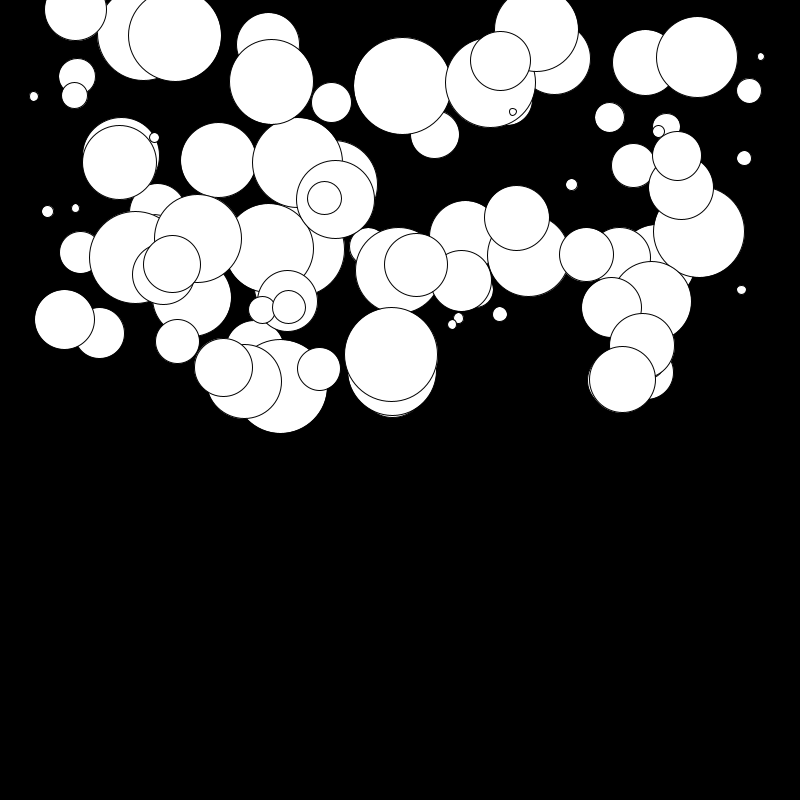
Frame 1 (no input)
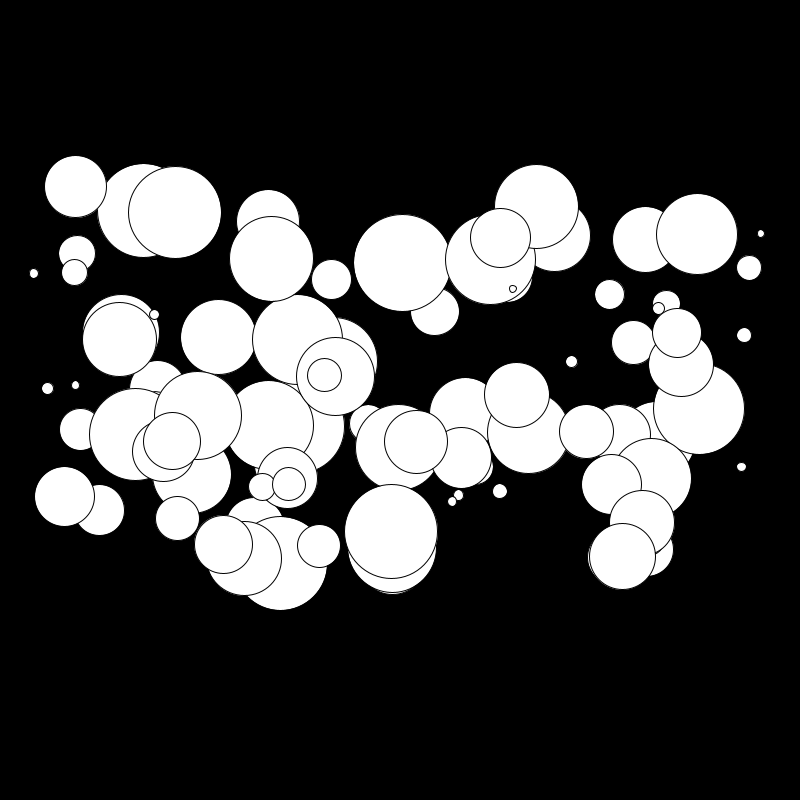
Frame 60 (the mouse pressed at the canvas centre just before this capture)
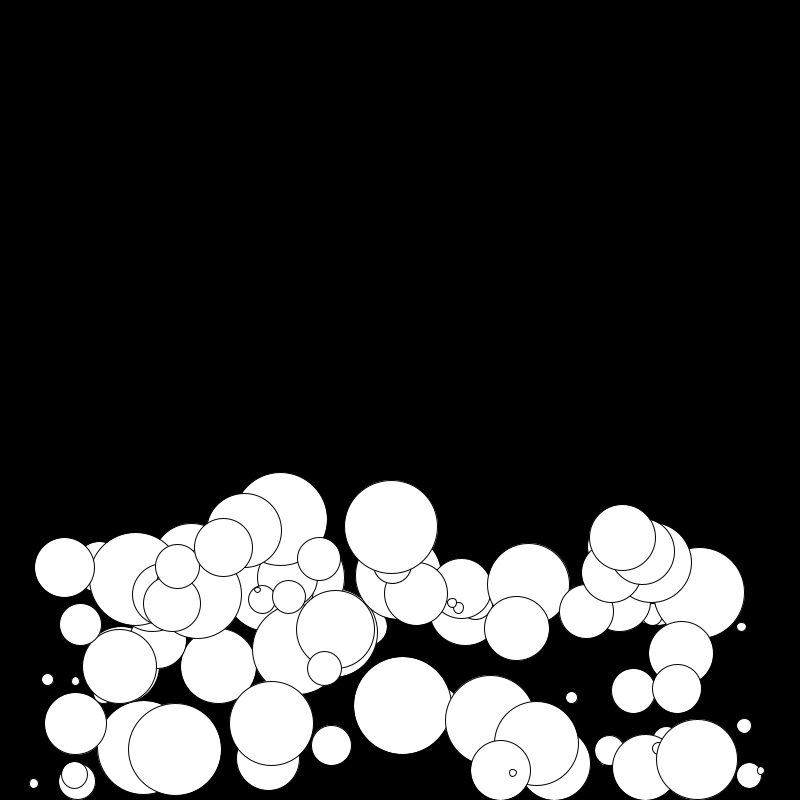
Frame 120 (the mouse held since frame 60 and released just before this capture)

The Processing sketch that drew these frames (run headless with seeded random() and noise(); from frame 60 on, the mouse is pressed at the canvas centre):

// Processing sketch: Gravity_Ball_Objects_2014_12_3
// ── Gravity_Ball_Objects_2014_12_3.pde
Gball[] b = new Gball[100];

void setup() {
  size(800, 800);
  for (int i = 0; i < b.length; i++) {
    b[i] = new Gball();
  }
}

void draw() {
  background(0);
  for (int i = 0; i < b.length; i++) {
    b[i].move();
    b[i].bounce();
    b[i].display();
  }
}

class Gball {
  float sz;
  PVector loc, vel, acc;

  Gball() {
    sz = random(5,100);
    loc = new PVector(random(sz, width -sz), random(height/2));
    vel = new PVector(0, 0);
    acc = new PVector(0, .1);
  }

  void display() {
    ellipse(loc.x, loc.y, sz, sz);
  }

  void move() {
    loc.add(vel);
    vel.add(acc);
  }

  void bounce() {
    if (loc.y > height - sz/2) {
      loc.y = height - sz/2;
      vel.y = -abs(vel.y);
    }
  }
}
